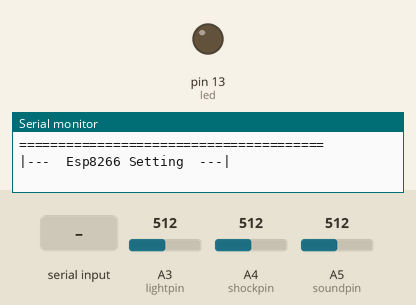
Simulated run of this sketch. Board: Arduino Uno, built with avr-gcc and run on an emulated ATmega328P. Parts: output pins drawn as LEDs (lit = HIGH), the last lines printed to the serial monitor. The inputs (shaded band) are chosen by the test bench; at power-on: A3 (lightpin) = 512, A4 (shockpin) = 512, A5 (soundpin) = 512. The modem accepts every AT command (registered, SIM ready, sends succeed) and sends nothing else; pins used as bus, display or sensor lines are not drawn.

Above: at 0.1 s.
At 15.6 s:
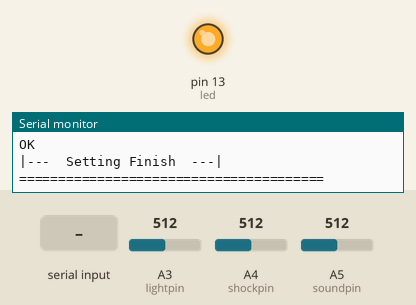
15.7 s: "O" received over the second serial link
18.1 s: "X" received over the second serial link
20.6 s: "1" received over the second serial link
Timing chart, 0 to 23.6 s (numbered marks = the images above; inputs shaded):
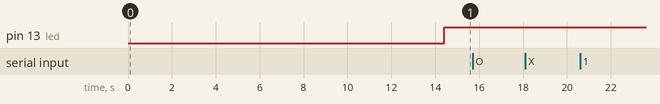

The sketch:

final_wifi.ino
```cpp
#include <SoftwareSerial.h>

// sensor
int soundpin = A5;
int shockpin = A4;
int lightpin = A3;
int powerpin = 9;
int led = 13;
int sound = 0;
int shock = 0;
int light = 0;
int count = 0;
char type = 'O'; //-127~127
int day = 8;

//connect
String SID = "NAME";//WIFI NAME
String PWD = "PASSWORD";//WIFI PASSWORD
String IP = "IP";
String file = "PATH";

String str = ""; //http 回覆狀態

SoftwareSerial esp8266(8,9);
// connect 8 to TX of wifi-esp8266
// connect 9 to RX of wifi-esp8266


void setup() {
    // enable debug serial
    Serial.begin(115200);
    // enable software serial
    esp8266.begin(115200);
    pinMode(powerpin,OUTPUT);
    pinMode(led, OUTPUT);
    init_wifi();  //設定ESP8266,改變模式,連線wifi
}


void loop() {
   /*
   *  ESP8266 回覆http狀態
   */
   while(esp8266.available())
   {
     Serial.print(esp8266.readString());
     delay(100);
   }


   switch (type)
   {
        case 'O':
        digitalWrite(powerpin,HIGH);
        digitalWrite(led, HIGH);
          break;
        case 'X':
        digitalWrite(powerpin,LOW);
        digitalWrite(led, LOW);
          break;
        default:
          break;
        //Serial.println(cmd);
  }
    sound = analogRead(soundpin);
    shock = analogRead(shockpin);
    light = analogRead(lightpin);
  //上傳
   uploadData();


}


/*
 *  Setting ESP8266
*/
void init_wifi(){
  Serial.println("=======================================");
  Serial.println("|---  Esp8266 Setting  ---|\n");
  sendCommand("AT+RST",5000); // reset module
  sendCommand("AT+CWMODE=1",2000); // configure as access point
  sendCommand("AT+CWJAP=\""+SID+"\",\""+PWD+"\"",5000);
  sendCommand("AT+CIPMUX=0",2000); // configure for single connections
  Serial.println("\n|---  Setting Finish  ---|");
  Serial.println("=======================================");
}

/*
 *  Setting Esp8266 (Send Command)
*/
void sendCommand(String command, const int timeout)
{
    String response = "";
    esp8266.println(command); // send the read character to the esp8266
    long int time = millis();
    while( (time+timeout) > millis())
    {
      while(esp8266.available())
      {
        // The esp has data so display its output to the serial window
        response = esp8266.readString(); // read the next character.
      }
    }

    Serial.println(command +" : "+ response);
    delay(100);
}

/*
  Upload Data
*/
void uploadData()
{
  // convert to string
  // TCP connection
  String cmd = "AT+CIPSTART=\"TCP\",\"";
  cmd += IP; //host
  cmd += "\",80";
  esp8266.println(cmd);

  if(esp8266.find("Error")){
    Serial.println("AT+CIPSTART error");
    return;
  }
  // prepare GET string
  String getStr = "GET /"+file+"?value=";
  getStr += String(sound)+","+String(shock)+","+String(light)+",'"+String(type)+"',"+String(day);
  getStr +=" HTTP/1.1\r\nHost:"+IP;
  getStr += "\r\n\r\n";

  // send data length
  cmd = "AT+CIPSEND=";
  cmd += String(getStr.length());
  esp8266.println(cmd);

  if(esp8266.find(">")){
    esp8266.print(getStr);
  }
  else{
    esp8266.println("AT+CIPCLOSE");
    // alert user
    Serial.println("AT+CIPCLOSE");
  }
  if(shock>0)
    {
        type='O';
        count=0;
    }
    else if(count >= 10)
    {
        type='X';
        count=0;
    }
    count++;
  delay(200);
}
```
